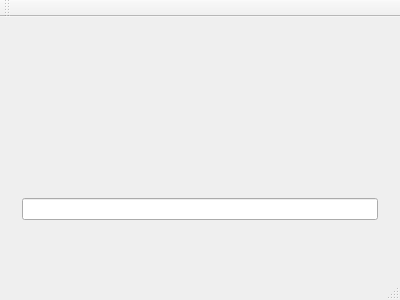
<?xml version="1.0" encoding="UTF-8"?>
<ui version="4.0">
 <class>MainWindow</class>
 <widget class="QMainWindow" name="MainWindow">
  <property name="geometry">
   <rect>
    <x>0</x>
    <y>0</y>
    <width>400</width>
    <height>300</height>
   </rect>
  </property>
  <property name="windowTitle">
   <string>MainWindow</string>
  </property>
  <widget class="QWidget" name="centralWidget">
   <layout class="QVBoxLayout" name="verticalLayout">
    <item>
     <widget class="QWidget" name="buzzerFrame" native="true"/>
    </item>
    <item>
     <widget class="QWidget" name="infoFrame" native="true">
      <layout class="QVBoxLayout" name="verticalLayout_2">
       <item>
        <widget class="QLineEdit" name="lineEdit"/>
       </item>
      </layout>
     </widget>
    </item>
   </layout>
  </widget>
  <widget class="QMenuBar" name="menuBar">
   <property name="geometry">
    <rect>
     <x>0</x>
     <y>0</y>
     <width>400</width>
     <height>21</height>
    </rect>
   </property>
  </widget>
  <widget class="QToolBar" name="mainToolBar">
   <attribute name="toolBarArea">
    <enum>TopToolBarArea</enum>
   </attribute>
   <attribute name="toolBarBreak">
    <bool>false</bool>
   </attribute>
  </widget>
  <widget class="QStatusBar" name="statusBar"/>
 </widget>
 <layoutdefault spacing="6" margin="11"/>
 <resources/>
 <connections/>
</ui>
